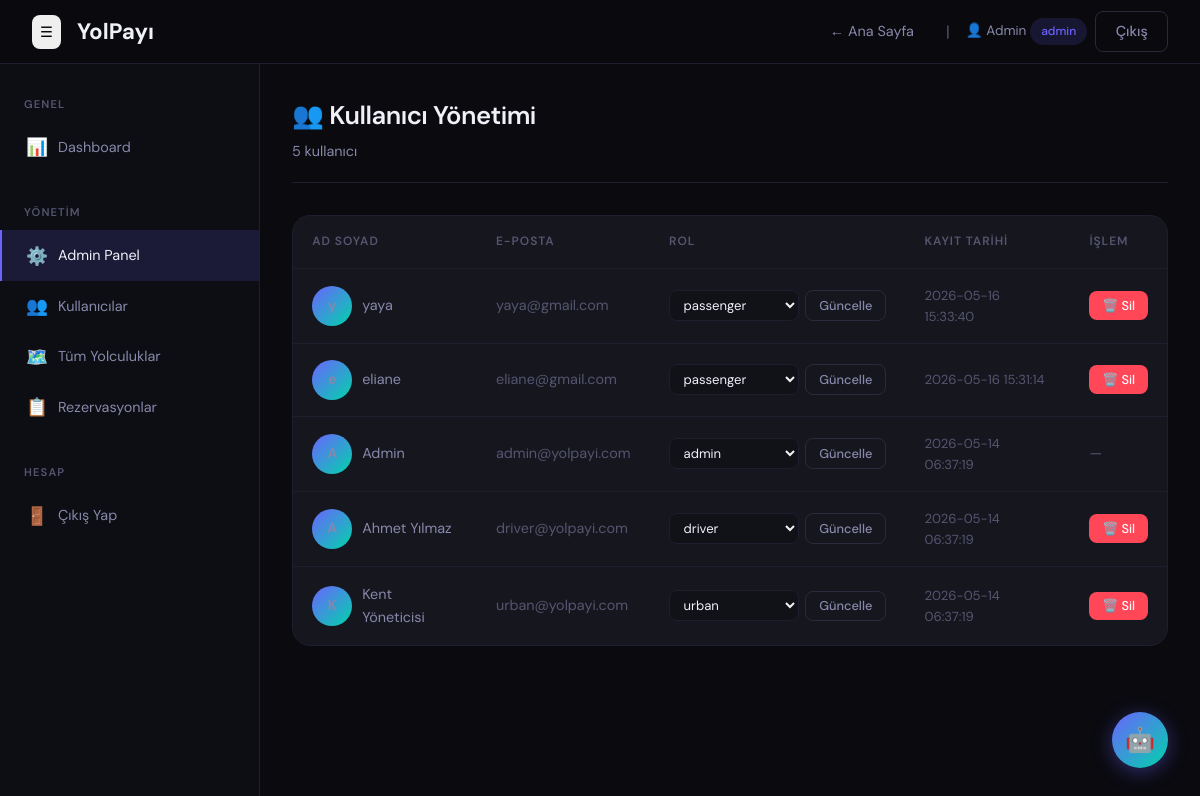
Page /admin/users (signed in) on the committed database.
### tables this page shows
CREATE TABLE users (
        id INTEGER PRIMARY KEY AUTOINCREMENT,
        name TEXT NOT NULL,
        email TEXT UNIQUE NOT NULL,
        password TEXT NOT NULL,
        role TEXT DEFAULT 'passenger',
        created_at TIMESTAMP DEFAULT CURRENT_TIMESTAMP
    );

### routes/admin.py (the view)
@admin_bp.route('/users')
@role_required('admin')
def users():
    conn = get_db()
    users = conn.execute("SELECT * FROM users ORDER BY created_at DESC").fetchall()
    conn.close()
    return render_template('admin/users.html', users=[dict(u) for u in users])

### models/database.py (called while the page is built)
def get_db():
    conn = sqlite3.connect(DB_PATH)
    conn.row_factory = sqlite3.Row
    return conn

### utils/helpers.py (called while the page is built)
def role_required(*roles):
    def decorator(f):
        @wraps(f)
        def decorated(*args, **kwargs):
            if 'user_id' not in session:
                return redirect(url_for('auth.login'))
            if session.get('role') not in roles:
                flash('Bu sayfaya erişim yetkiniz yok.', 'danger')
                return redirect(url_for('dashboard.index'))
            return f(*args, **kwargs)
        return decorated
    return decorator

### templates/admin/users.html (shortened to what this page needs)
{% extends "layouts/dashboard_base.html" %}
{% block content %}
<div class="page-header">
  <div><h1>👥 Kullanıcı Yönetimi</h1><p>{{ users|length }} kullanıcı</p></div>
</div>
<div class="card">
  <div class="table-container">
    <table>
      <thead><tr><th>Ad Soyad</th><th>E-posta</th><th>Rol</th><th>Kayıt Tarihi</th><th>İşlem</th></tr></thead>
      <tbody>
        {% for user in users %}
        <tr>
          <td>
            <div style="display:flex;align-items:center;gap:10px">
              <div class="avatar">{{ user.name[0] }}</div>
              {{ user.name }}
            </div>
          </td>
          <td style="color:var(--text-muted)">{{ user.email }}</td>
          <td>
            <form method="post" action="{{ url_for('admin.change_role', user_id=user.id) }}" style="display:flex;gap:0.4rem;align-items:center">
              <select class="form-control" name="role" style="width:130px;padding:0.3rem 0.6rem;font-size:0.82rem">
                {% for r in ['admin','driver','passenger','urban'] %}
                <option value="{{ r }}" {% if user.role == r %}selected{% endif %}>{{ r }}</option>
                {% endfor %}
              </select>
              <button type="submit" class="btn btn-outline btn-sm">Güncelle</button>
            </form>
          </td>
          <td style="font-size:0.82rem;color:var(--text-muted)">{{ user.created_at }}</td>
          <td>
            {% if user.id != session.get('user_id') %}
            <form method="post" action="{{ url_for('admin.delete_user', user_id=user.id) }}" style="display:inline">
              <button class="btn btn-danger btn-sm" data-confirm="Bu kullanıcıyı silmek istediğinize emin misiniz?">🗑️ Sil</button>
            </form>
            {% else %}
            <span class="text-muted">—</span>
            {% endif %}
          </td>
        </tr>
        {% endfor %}
      </tbody>
    </table>
  </div>
</div>
{% endblock %}

### static/css/main.css (style rules this page uses)
:root { --bg-primary: #0a0a0f; --bg-secondary: #111118; --bg-card: #16161f; --bg-card-hover: #1e1e2a; --bg-sidebar: #0d0d14; --border: #1e1e2e; --border-light: #2a2a3e; --accent: #6c63ff; --accent-hover: #5a52e0; --accent-glow: rgba(108,99,255,0.15); --accent2: #00d4aa; --accent2-glow: rgba(0,212,170,0.12); --danger: #ff4757; --warning: #ffa502; --success: #2ed573; --info: #1e90ff; --text-primary: #f0f0f8; --text-secondary: #8888aa; --text-muted: #555570; --shadow: 0 4px 24px rgba(0,0,0,0.4); --shadow-lg: 0 8px 48px rgba(0,0,0,0.6); --radius: 12px; --radius-lg: 18px; --radius-sm: 8px; --transition: all 0.2s cubic-bezier(0.4,0,0.2,1); }
* { margin:0; padding:0; box-sizing:border-box; }
html { scroll-behavior: smooth; }
body { font-family: 'DM Sans', sans-serif; background: var(--bg-primary); color: var(--text-primary); line-height: 1.6; min-height: 100vh; overflow-x: hidden; }
h1,h2,h3,h4,h5,h6 { font-weight: 600; letter-spacing: -0.02em; }
.btn { display: inline-flex; align-items: center; gap: 6px; padding: 0.6rem 1.4rem; border-radius: var(--radius-sm); font-family: 'DM Sans', sans-serif; font-size: 0.9rem; font-weight: 500; cursor: pointer; border: none; transition: var(--transition); white-space: nowrap; text-decoration: none; }
.btn-danger { background: var(--danger); color: #fff; }
.btn-outline { background: transparent; border: 1px solid var(--border-light); color: var(--text-secondary); }
.btn-sm { padding: 0.35rem 0.8rem; font-size: 0.8rem; }
.card { background: var(--bg-card); border: 1px solid var(--border); border-radius: var(--radius-lg); overflow: hidden; transition: var(--transition); }
.form-control { width: 100%; padding: 0.75rem 1rem; background: var(--bg-secondary); border: 1px solid var(--border); border-radius: var(--radius-sm); color: var(--text-primary); font-family: 'DM Sans', sans-serif; font-size: 0.9rem; transition: var(--transition); }
.form-control::placeholder { color: var(--text-muted); }
select.form-control { cursor: pointer; }
.table-container { overflow-x: auto; }
table { width: 100%; border-collapse: collapse; }
thead th { padding: 1rem 1.2rem; font-size: 0.75rem; font-weight: 600; text-transform: uppercase; letter-spacing: 0.08em; color: var(--text-muted); border-bottom: 1px solid var(--border); text-align: left; }
tbody td { padding: 1rem 1.2rem; font-size: 0.9rem; border-bottom: 1px solid var(--border); color: var(--text-secondary); }
tbody tr:last-child td { border-bottom: none; }
.page-header { display: flex; align-items: center; justify-content: space-between; margin-bottom: 2rem; padding-bottom: 1.2rem; border-bottom: 1px solid var(--border); }
.page-header h1 { font-size: 1.6rem; }
.page-header p { color: var(--text-secondary); font-size: 0.9rem; margin-top: 0.2rem; }
.text-muted { color: var(--text-muted); }
.avatar { width: 40px; height: 40px; border-radius: 50%; background: linear-gradient(135deg, var(--accent), var(--accent2)); display: flex; align-items: center; justify-content: center; font-weight: 600; font-size: 0.9rem; flex-shrink: 0; }

### rows in the picture
users: name "yaya", email "yaya@gmail.com", role "passenger", created_at "2026-05-16 15:33:40"
users: name "eliane", email "eliane@gmail.com", role "passenger", created_at "2026-05-16 15:31:14"
users: name "Admin", email "admin@yolpayi.com", role "admin", created_at "2026-05-14 06:37:19"
users: name "Ahmet Yılmaz", email "driver@yolpayi.com", role "driver", created_at "2026-05-14 06:37:19"
users: name "Kent Yöneticisi", email "urban@yolpayi.com", role "urban", created_at "2026-05-14 06:37:19"

### other values in the picture
{{ session.get('user_name','Kullanıcı') }} "Admin"
{{ session.get('role','') }} "admin"
{{ users|length }} "5"
